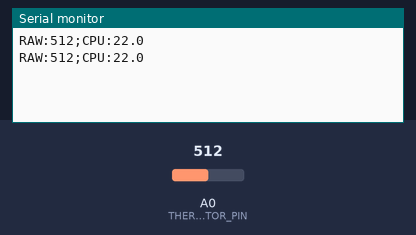
The sketch below on a simulated Arduino Uno, built with avr-gcc and run on an emulated ATmega328P. Shown: the last lines printed to the serial monitor. The inputs (shaded band) are chosen by the test bench; at power-on: A0 (THERMISTOR_PIN) = 512.

Above: at 2.8 s.
2.9 s: A0 (THERMISTOR_PIN) set to 716
At 3.8 s:
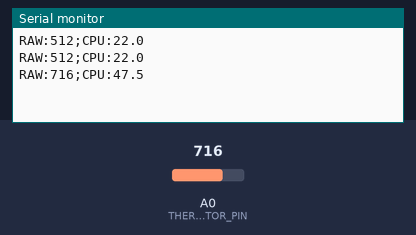
4.4 s: A0 (THERMISTOR_PIN) set to 900
At 5.4 s:
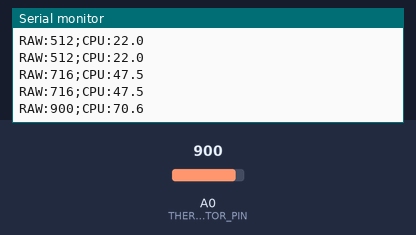
Timing chart, 0 to 7.4 s (numbered marks = the images above; inputs shaded):
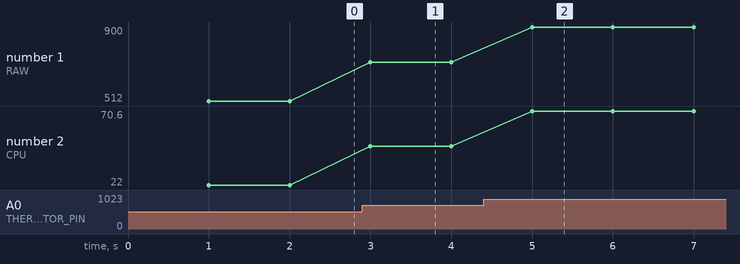

Measured:
- after the input at 2.9 s, the serial monitor: prints a new line after 0.10 s (image 1)
- after the input at 4.4 s, the serial monitor: prints a new line after 0.60 s (image 2)
- plotted number 1: 512 → 716 after the input at 2.9 s, 716 → 900 after the input at 4.4 s
- plotted number 2: 22 → 47.5 after the input at 2.9 s, 47.5 → 70.6 after the input at 4.4 s

The sketch:

TEMP.ino
```cpp
// Thermistor test: reads the raw value (0-1023) and converts it to °C
// using a linear calibration between two measured points.

const int THERMISTOR_PIN = A0;

// Calibration points (measure them yourself and replace these numbers)
const float RAW_LOW = 470.0;    // raw value at room temperature
const float TEMP_LOW = 16.7;    // room temperature in °C (read from the DHT11)
const float RAW_HIGH = 600.0;   // raw value when holding the thermistor
const float TEMP_HIGH = 33.0;   // skin temperature in °C

unsigned long lastReading = 0;
const unsigned long INTERVAL = 1000;   // read every 1 second

void setup() {
  Serial.begin(9600);
}

void loop() {
  // millis() instead of delay(): the Arduino never blocks
  if (millis() - lastReading >= INTERVAL) {
    lastReading = millis();

    int raw = readRaw();
    float celsius = rawToCelsius(raw);

    sendData(raw, celsius);
  }
}

// Reads the analog value of the thermistor (0-1023)
int readRaw() {
  return analogRead(THERMISTOR_PIN);
}

// Converts the raw value to °C with a straight line between two points
float rawToCelsius(int raw) {
  float degreesPerStep = (TEMP_HIGH - TEMP_LOW) / (RAW_HIGH - RAW_LOW);
  return TEMP_LOW + (raw - RAW_LOW) * degreesPerStep;
}

// Sends the data over serial in the format RAW:512;CPU:22.0
void sendData(int raw, float celsius) {
  Serial.print("RAW:");
  Serial.print(raw);
  Serial.print(";CPU:");
  Serial.println(celsius, 1);
}
```
